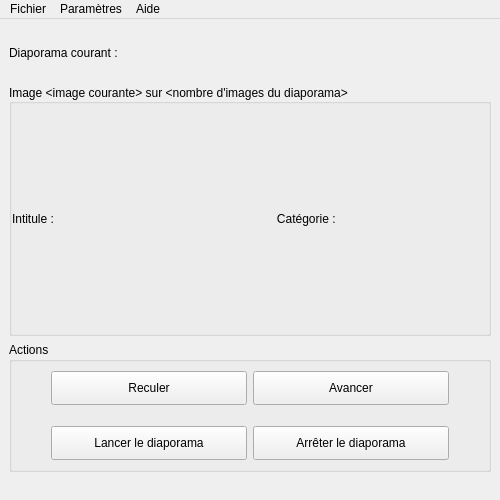
<?xml version="1.0" encoding="UTF-8"?>
<ui version="4.0">
 <class>lecteurvue</class>
 <widget class="QMainWindow" name="lecteurvue">
  <property name="geometry">
   <rect>
    <x>0</x>
    <y>0</y>
    <width>500</width>
    <height>500</height>
   </rect>
  </property>
  <property name="minimumSize">
   <size>
    <width>500</width>
    <height>500</height>
   </size>
  </property>
  <property name="windowTitle">
   <string>Lecteur de diaporama</string>
  </property>
  <property name="styleSheet">
   <string notr="true">/* Désactive la bordure ajoutée après les widgets dans la barre d'état */
QStatusBar::item { border: 0px solid black }; </string>
  </property>
  <widget class="QWidget" name="centralwidget">
   <layout class="QVBoxLayout" name="verticalLayout">
    <item>
     <widget class="QLabel" name="labelDiapoCourant">
      <property name="sizePolicy">
       <sizepolicy hsizetype="Preferred" vsizetype="Preferred">
        <horstretch>0</horstretch>
        <verstretch>0</verstretch>
       </sizepolicy>
      </property>
      <property name="maximumSize">
       <size>
        <width>16777215</width>
        <height>50</height>
       </size>
      </property>
      <property name="text">
       <string>Diaporama courant : &lt;intitulé du diaporama courant&gt;</string>
      </property>
     </widget>
    </item>
    <item>
     <widget class="QGroupBox" name="groupBoxImages">
      <property name="layoutDirection">
       <enum>Qt::LeftToRight</enum>
      </property>
      <property name="title">
       <string>Image &lt;image courante&gt; sur &lt;nombre d'images du diaporama&gt;</string>
      </property>
      <property name="alignment">
       <set>Qt::AlignLeading|Qt::AlignLeft|Qt::AlignVCenter</set>
      </property>
      <property name="flat">
       <bool>false</bool>
      </property>
      <property name="checkable">
       <bool>false</bool>
      </property>
      <property name="checked">
       <bool>false</bool>
      </property>
      <layout class="QVBoxLayout" name="verticalLayout_3" stretch="0">
       <property name="spacing">
        <number>0</number>
       </property>
       <property name="sizeConstraint">
        <enum>QLayout::SetDefaultConstraint</enum>
       </property>
       <property name="leftMargin">
        <number>0</number>
       </property>
       <property name="topMargin">
        <number>0</number>
       </property>
       <property name="rightMargin">
        <number>0</number>
       </property>
       <property name="bottomMargin">
        <number>0</number>
       </property>
       <item>
        <widget class="QLabel" name="labelImage">
         <property name="text">
          <string>Intitule : &lt;intitulé de l'image courante&gt;                                                                  Catégorie : &lt;catégorie de l'image courante&gt;</string>
         </property>
         <property name="textFormat">
          <enum>Qt::AutoText</enum>
         </property>
         <property name="scaledContents">
          <bool>false</bool>
         </property>
         <property name="wordWrap">
          <bool>true</bool>
         </property>
        </widget>
       </item>
      </layout>
     </widget>
    </item>
    <item>
     <widget class="QGroupBox" name="groupBoxActions">
      <property name="sizePolicy">
       <sizepolicy hsizetype="Preferred" vsizetype="Preferred">
        <horstretch>0</horstretch>
        <verstretch>130</verstretch>
       </sizepolicy>
      </property>
      <property name="minimumSize">
       <size>
        <width>0</width>
        <height>0</height>
       </size>
      </property>
      <property name="maximumSize">
       <size>
        <width>16777215</width>
        <height>130</height>
       </size>
      </property>
      <property name="styleSheet">
       <string notr="true"/>
      </property>
      <property name="title">
       <string>Actions</string>
      </property>
      <layout class="QGridLayout" name="gridLayout_2">
       <item row="9" column="2">
        <widget class="QPushButton" name="btnArreter">
         <property name="enabled">
          <bool>true</bool>
         </property>
         <property name="maximumSize">
          <size>
           <width>16777215</width>
           <height>40</height>
          </size>
         </property>
         <property name="toolTip">
          <string>&lt;html&gt;&lt;head/&gt;&lt;body&gt;&lt;p&gt;Arrete le défilement automatique et passe le lecteur en mode manuel.&lt;/p&gt;&lt;/body&gt;&lt;/html&gt;</string>
         </property>
         <property name="text">
          <string>Arrêter le diaporama</string>
         </property>
        </widget>
       </item>
       <item row="3" column="0">
        <spacer name="horizontalSpacer_2">
         <property name="orientation">
          <enum>Qt::Horizontal</enum>
         </property>
         <property name="sizeType">
          <enum>QSizePolicy::Maximum</enum>
         </property>
         <property name="sizeHint" stdset="0">
          <size>
           <width>30</width>
           <height>20</height>
          </size>
         </property>
        </spacer>
       </item>
       <item row="3" column="3">
        <spacer name="horizontalSpacer">
         <property name="orientation">
          <enum>Qt::Horizontal</enum>
         </property>
         <property name="sizeType">
          <enum>QSizePolicy::Maximum</enum>
         </property>
         <property name="sizeHint" stdset="0">
          <size>
           <width>30</width>
           <height>20</height>
          </size>
         </property>
        </spacer>
       </item>
       <item row="4" column="1">
        <spacer name="verticalSpacer">
         <property name="orientation">
          <enum>Qt::Vertical</enum>
         </property>
         <property name="sizeType">
          <enum>QSizePolicy::Maximum</enum>
         </property>
         <property name="sizeHint" stdset="0">
          <size>
           <width>1</width>
           <height>15</height>
          </size>
         </property>
        </spacer>
       </item>
       <item row="9" column="1">
        <widget class="QPushButton" name="btnLancer">
         <property name="maximumSize">
          <size>
           <width>16777215</width>
           <height>40</height>
          </size>
         </property>
         <property name="toolTip">
          <string>&lt;html&gt;&lt;head/&gt;&lt;body&gt;&lt;p&gt;Lance le défilement automatique du diaporama.&lt;/p&gt;&lt;p&gt;Affiche la première image du diaporama si le lecteur est déjà en mode automatique.&lt;/p&gt;&lt;/body&gt;&lt;/html&gt;</string>
         </property>
         <property name="text">
          <string>Lancer le diaporama</string>
         </property>
        </widget>
       </item>
       <item row="3" column="1">
        <widget class="QPushButton" name="btnReculer">
         <property name="maximumSize">
          <size>
           <width>9999999</width>
           <height>40</height>
          </size>
         </property>
         <property name="toolTip">
          <string>&lt;html&gt;&lt;head/&gt;&lt;body&gt;&lt;p&gt;Affiche l'image précédente du diaporama courant. &lt;/p&gt;&lt;p&gt;Passe le lecteur en mode manuel s'il est actuellement en mode automatique.&lt;/p&gt;&lt;/body&gt;&lt;/html&gt;</string>
         </property>
         <property name="toolTipDuration">
          <number>1000</number>
         </property>
         <property name="text">
          <string>Reculer</string>
         </property>
         <property name="iconSize">
          <size>
           <width>16</width>
           <height>16</height>
          </size>
         </property>
        </widget>
       </item>
       <item row="3" column="2">
        <widget class="QPushButton" name="btnAvancer">
         <property name="maximumSize">
          <size>
           <width>16777215</width>
           <height>40</height>
          </size>
         </property>
         <property name="toolTip">
          <string>&lt;html&gt;&lt;head/&gt;&lt;body&gt;&lt;p&gt;Affiche l'image suivante du diaporama courant. &lt;/p&gt;&lt;p&gt;Passe le lecteur en mode manuel s'il est actuellement en mode automatique&lt;/p&gt;&lt;/body&gt;&lt;/html&gt;</string>
         </property>
         <property name="text">
          <string>Avancer</string>
         </property>
        </widget>
       </item>
      </layout>
     </widget>
    </item>
   </layout>
  </widget>
  <widget class="QMenuBar" name="menubar">
   <property name="geometry">
    <rect>
     <x>0</x>
     <y>0</y>
     <width>500</width>
     <height>23</height>
    </rect>
   </property>
   <property name="defaultUp">
    <bool>false</bool>
   </property>
   <property name="nativeMenuBar">
    <bool>true</bool>
   </property>
   <widget class="QMenu" name="menuFichier">
    <property name="title">
     <string>Fichier</string>
    </property>
    <addaction name="actionFichierChargerDiapo"/>
    <addaction name="actionFichierEnleverDiapo"/>
    <addaction name="separator"/>
    <addaction name="actionFichierQuitter"/>
   </widget>
   <widget class="QMenu" name="menuParam">
    <property name="title">
     <string>Paramètres</string>
    </property>
    <widget class="QMenu" name="menuVitesse">
     <property name="title">
      <string>Vitesse de défilement</string>
     </property>
     <addaction name="actionParamVitUn"/>
     <addaction name="actionParamVitDeux"/>
     <addaction name="actionParamVitTrois"/>
     <addaction name="separator"/>
     <addaction name="actionParamVitPerso"/>
    </widget>
    <addaction name="menuVitesse"/>
   </widget>
   <widget class="QMenu" name="menuAide">
    <property name="title">
     <string>Aide</string>
    </property>
    <addaction name="actionAideAPropos"/>
   </widget>
   <addaction name="menuFichier"/>
   <addaction name="menuParam"/>
   <addaction name="menuAide"/>
  </widget>
  <widget class="QStatusBar" name="statusbar">
   <property name="sizeGripEnabled">
    <bool>false</bool>
   </property>
  </widget>
  <action name="actionFichierQuitter">
   <property name="text">
    <string>Quitter</string>
   </property>
  </action>
  <action name="actionFichierChargerDiapo">
   <property name="text">
    <string>Charger un diaporama</string>
   </property>
  </action>
  <action name="actionFichierEnleverDiapo">
   <property name="text">
    <string>Enlever le diaporama</string>
   </property>
  </action>
  <action name="actionAideAPropos">
   <property name="text">
    <string>A propos de</string>
   </property>
  </action>
  <action name="actionParamVitUn">
   <property name="text">
    <string>1 seconde</string>
   </property>
  </action>
  <action name="actionParamVitDeux">
   <property name="text">
    <string>2 secondes</string>
   </property>
  </action>
  <action name="actionParamVitTrois">
   <property name="text">
    <string>3 secondes</string>
   </property>
  </action>
  <action name="actionParamVitPerso">
   <property name="text">
    <string>Vitesse personnalisée</string>
   </property>
  </action>
 </widget>
 <tabstops>
  <tabstop>btnReculer</tabstop>
  <tabstop>btnAvancer</tabstop>
  <tabstop>btnLancer</tabstop>
  <tabstop>btnArreter</tabstop>
 </tabstops>
 <resources/>
 <connections/>
</ui>
